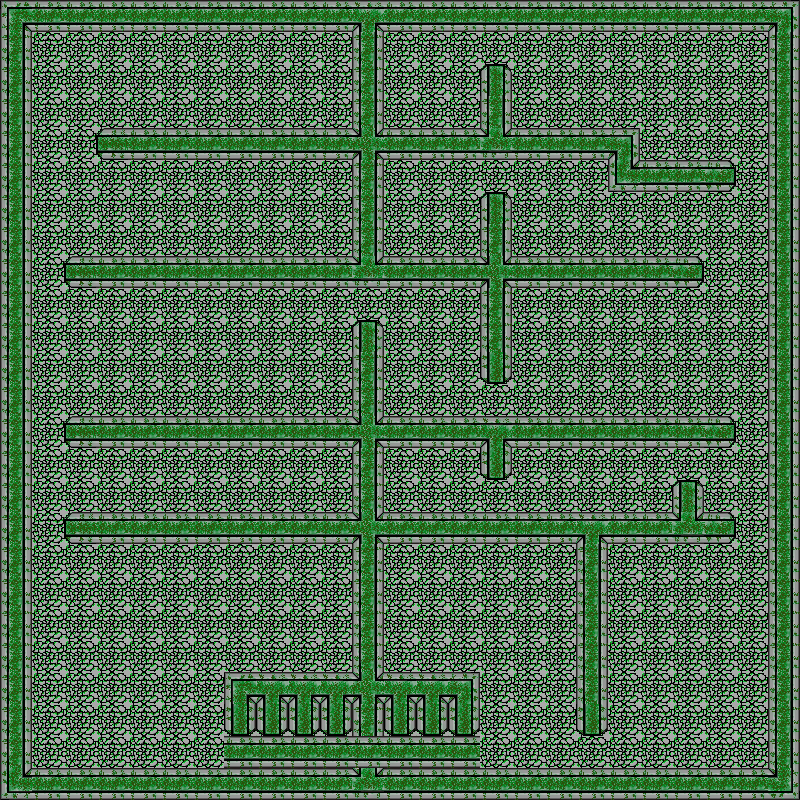

This game map was drawn from its Tiled (.tmx) file and the tilesets committed beside it. A one-line description and the trimmed map source follow:
An orthogonal 25x25 tile map with 32x32 px tiles, 1 tile layer (Tile Layer 1) and 19 objects.

<map version="1.0" orientation="orthogonal" renderorder="right-down" width="25" height="25" tilewidth="32" tileheight="32">
 <tileset firstgid="1" source="originalLabrynth.tsx" />
 <layer name="Tile Layer 1" width="25" height="25">
  <data>[625 cells, 625 non-empty, 14 distinct tile ids]</data>
 </layer>
 <objectgroup name="collisions">
  <object x="352" y="32" width="32" height="256" />
  <object x="96" y="128" width="544" height="32" />
  <object x="480" y="64" width="32" height="64" />
  <object x="608" y="160" width="128" height="32" />
  <object x="64" y="256" width="640" />
  <object x="480" y="192" width="32" height="192" />
  <object x="352" y="320" width="32" height="352" />
  <object x="64" y="512" width="672" height="32" />
  <object x="672" y="480" width="32" height="32" />
  <object x="480" y="448" width="32" height="32" />
  <object x="384" y="416" width="352" height="32" />
  <object x="64" y="256" width="640" height="32" />
  <object x="64" y="416" width="288" height="32" />
  <object x="224" y="672" width="256" height="64" />
  <object x="0" y="768" width="800" height="32" />
  <object x="768" y="0" width="32" height="768" />
  <object x="0" y="0" width="32" height="768" />
  <object x="32" y="0" width="736" height="32" />
  <object x="576" y="544" width="32" height="192" />
 </objectgroup>
</map>